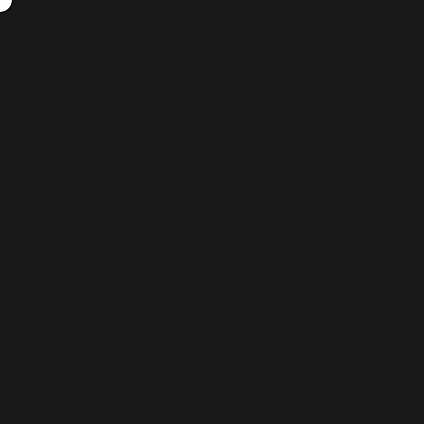
Frame 1 (no input)
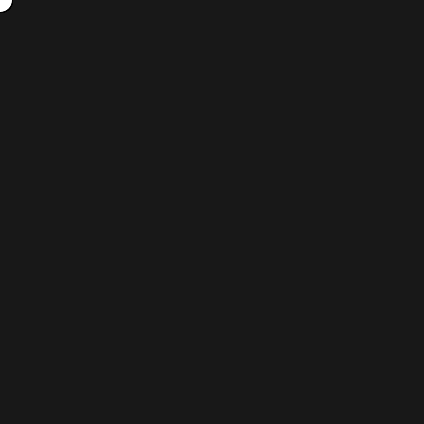
Frame 60 (the mouse pressed at the canvas centre just before this capture)
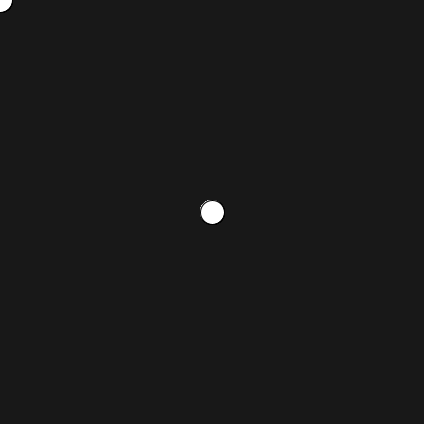
Frame 120 (the mouse held since frame 60 and released just before this capture)

The Processing sketch that drew these frames (run headless with seeded random() and noise(); from frame 60 on, the mouse is pressed at the canvas centre):

// Processing sketch: processing_140800
// ── processing_140800.pde

void setup(){
  size(424, 424);
  background(24,24,24);
}

void draw(){
  
  ellipse(mouseX, mouseY, 24, 24);
}
